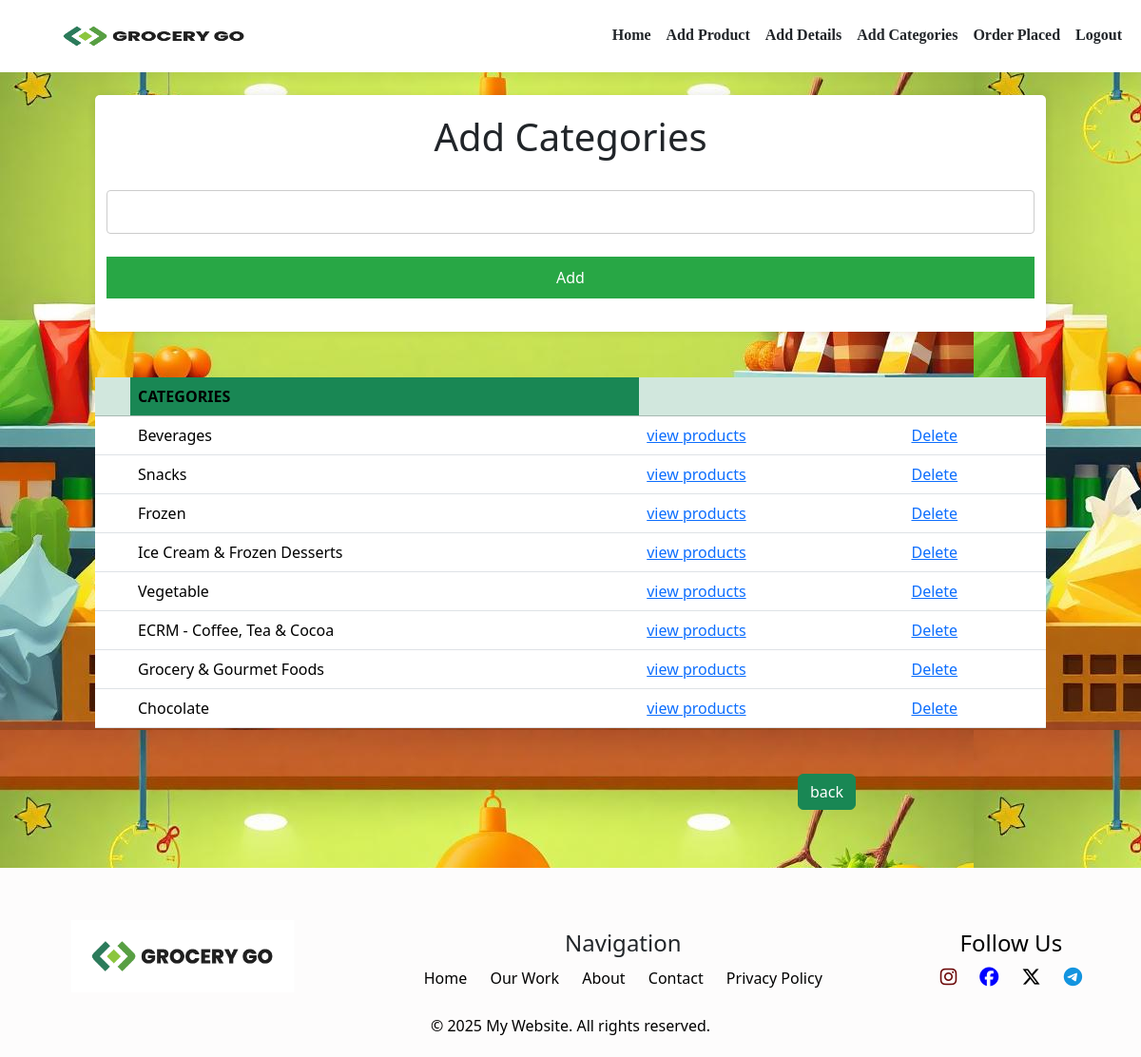
/categoryyy (signed in), run on the app's committed database.
### app/models.py (models this page shows)
class Category(models.Model):
    category=models.TextField()

### app/views.py (the view)
# urls.py: path('categoryyy',views.categoryyy),
def categoryyy(req):
    if 'shop' in req.session:
        if req.method == 'POST':
            category=req.POST['p_categories']
            data=Category.objects.create(category=category)
            data.save()
            return redirect(categoryyy)
        else:
            data=Category.objects.all()
            return render(req,'shop/category.html',{'data':data})
    else:
         return redirect(gro_login)

### templates/shop/category.html (shortened to what this page needs)
<!DOCTYPE html>
<html lang="en">
<head>
    {% load static %}
    <link rel="stylesheet" href="{% static 'css/category.css' %}">
    <link href="https://cdn.jsdelivr.net/npm/bootstrap@5.3.3/dist/css/bootstrap.min.css" rel="stylesheet">
    <link rel="stylesheet" href="https://cdnjs.cloudflare.com/ajax/libs/font-awesome/6.7.2/css/all.min.css" />
</head>
<body style="background-image: url(static/img/grogo.jpeg); margin-bottom: 20vh;">
    <nav class="  navbar navbar-expand-sm bg-white navbar-white fixed-top ">
        <div class="container-fluid">
          <a class="navbar-brand"><img src="{% static 'img/logo-png.png' %}" alt="" width="300px" height="50px"></a>
          <div class="collapse navbar-collapse justify-content-end " id="collapsibleNavbar">
            <ul class="navbar-nav">
              <li class="nav-item">
                <a class="nav-link  active text-dark" href="shop_home">Home</a>
              </li>
              <li class="nav-item ">
                <a class="nav-link text-dark " href="addproduct">Add Product</a>
              </li>
              <li class="nav-item  ">
                <a class="nav-link text-dark" href="details">Add Details</a>
              </li>
              <li class="nav-item  ">
                <a class="nav-link text-dark" href="categoryyy">Add Categories</a>
              </li>
              <li class="nav-item  ">
                <a class="nav-link text-dark" href="bookings">Order Placed</a>
              </li>
              <li class="nav-item  ">
                <a class="nav-link text-dark" href="logout">Logout</a>
              </li>
            </ul>
          </div>
        </div>
      </nav>
    <div class="container">
        <h1>Add Categories</h1>
        <form action="" method="post">
            <div class="form-group">
                <input type="text" id="" name="p_categories" required><br><br>
                <button type="submit">Add</button>
            </div>
        </form>
    </div>
    <div>
        <table class="table table-hover mt-5 mb-5 mx-auto">
            <thead>
                <tr class="table-success">
                    <th scope="col"></th>
                    <th scope="col"  class="text-green bg-success">CATEGORIES</th>
                    <th scope="col"></th>
                    <th scope="col"></th>
                </tr>
            </thead>
            <tbody>
                {% for i in data %}
                <tr>
                    <th scope="row"></th>
                    <td>{{ i.category }}</td>
                    <td><a href="view_category/{{i.pk }}">view products</a></td>
                    <td><a href="delete_cat/{{ i.pk }}">Delete</a></td>
                </tr>
                {% endfor %}
            </tbody>
        </table>
    </div>
    <div class=" mt-4" style="text-align: right;margin-right: 200px;">
        <a href="../shop_home" class="btn btn-success">back</a>
    </div>
    <footer class="footer fixed-bottom">
        <div class="footer-container">
          <div class="footer-logo">
            <img src="{% static 'img/logo-png.png' %}" alt="">
          </div>
          <div class="footer-links text-dark">
              <h4>Navigation</h4>
              <ul>
                  <li><a href="#">Home</a></li>
                  <li><a href="#">Our Work</a></li>
                  <li><a href="#">About</a></li>
                  <li><a href="#">Contact</a></li>
                  <li><a href="#">Privacy Policy</a></li>
              </ul>
          </div>
          <div class="footer-social">
              <h4>Follow Us</h4>
              <ul>
                  <li><i class="fa-brands fa-instagram" style="color: rgb(107, 7, 7); font-size: 20px; "></i></li>
                  <li><i class="fa-brands fa-facebook" style="color: blue; font-size: 20px;"></i></li>
                  <li><i class="fa-brands fa-x-twitter" style="font-size: 20px;"></i></li>
                  <li><i class="fa-brands fa-telegram" style="color: rgb(19, 148, 223); font-size: 20px;"></i></li>
              </ul>
          </div>
      </div>
      <p>© 2025 My Website. All rights reserved.</p>
    </footer>
</body>
</html>

### static/css/category.css (style rules this page uses)
* { box-sizing: border-box; }
body { font-family: Arial, sans-serif; background-color: #f4f4f4; margin: 0; padding: 100px; }
.container { max-width: 600px; margin: auto; background: white; padding: 20px; border-radius: 5px; box-shadow: 0 0 10px rgba(0, 0, 0, 0.1); }
h1 { text-align: center; color: #333; }
.form-group { margin-bottom: 15px; }
input[type="text"], input[type="number"], input[type="file"], button { width: 100%; padding: 10px; border: 1px solid #ccc; border-radius: 4px; font-size: 16px; }
button { background-color: #28a745; color: white; border: none; cursor: pointer; font-size: 18px; }
* { margin: 0; padding: 0; box-sizing: border-box; }
body { font-family: Arial, sans-serif; padding-top: 100px; width: 100%; height: 100%; object-fit: contain; }
.navbar { display: flex; justify-content: space-between; align-items: center; background-color: #ffffff; padding: 10px 20px; }
.footer { margin-top: 100px; }
.navbar-nav { font-family: "Lexend Giga", serif; font-optical-sizing: auto; font-weight:600; font-style: normal; }
.navbar-nav a::after { content: ''; display: block; width: 100%; height: 3px; background: rgb(0, 0, 0); position: relative; left: 0; bottom: -5px; transform: scaleX(0); transition: transform 0.3s ease; }
.footer { background-color: #fdfcfc; color: rgb(0, 0, 0); text-align: center; padding: 5px 0; width: 100% !important; }
.footer-container { padding-top: 50px; display: flex; justify-content: space-around; align-items: flex-start; flex-wrap: wrap; max-width: 1200px; margin: 0 auto; }
.footer-logo img { max-width: 300px; justify-content: start; }
.footer-links, .footer-social { margin: 10px; }
.footer-links h4, .footer-social h4 { margin-bottom: 10px; }
.footer ul li { display: inline; padding: 10px; }
.footer-links ul, .footer-social ul { list-style: none; padding: 0; }
.footer-links li, .footer-social li { margin: 5px 0; }
.footer-links a, .footer-social a { color: rgb(0, 0, 0); text-decoration: none; }

### data on the page
Category: category "Beverages"
Category: category "Snacks"
Category: category "Frozen"
Category: category "Ice Cream & Frozen Desserts"
Category: category "Vegetable"
Category: category "ECRM - Coffee, Tea & Cocoa"
Category: category "Grocery & Gourmet Foods"
Category: category "Chocolate"
